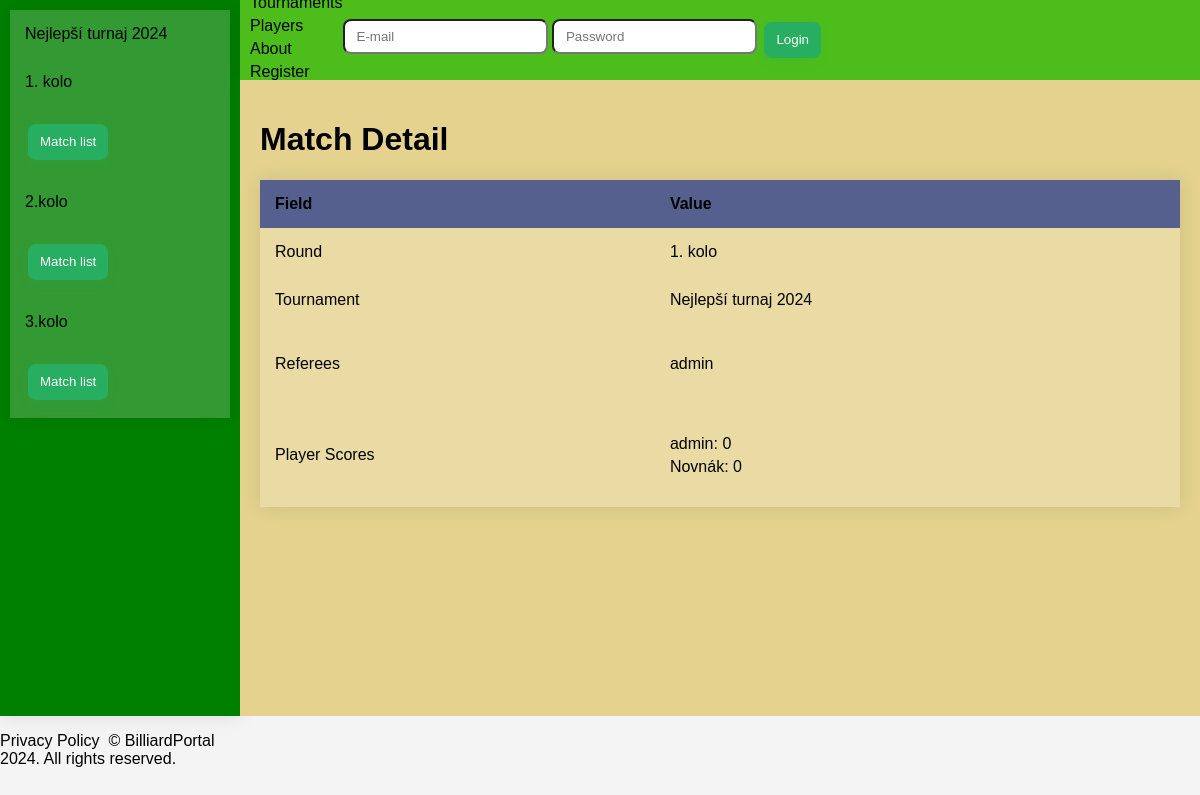
/tournament/1/3/10/, run on the app's committed database.
### tournaments/models.py (models this page shows, shortened)
class Tournament(models.Model):
    name = models.CharField(max_length=255)
    start_date = models.DateTimeField()
    end_date = models.DateTimeField()
    attachment = models.FileField(upload_to='attachments/', blank=True, null=True)
    organizers = models.ManyToManyField(Player, related_name='organized_tournaments')
    players = models.ManyToManyField(Player, related_name='participating_tournaments')

class Round(models.Model):
    name = models.CharField(max_length=255)
    attachment = models.FileField(upload_to='attachments/', blank=True, null=True)
    tournament = models.ForeignKey(Tournament, related_name='rounds', on_delete=models.CASCADE)

class Match(models.Model):
    round = models.ForeignKey(Round, related_name='matches', on_delete=models.CASCADE)
    referee = models.ManyToManyField(Player, related_name='refereed_matches')

class PlayerScore(models.Model):
    match = models.ForeignKey(Match, related_name='match_players', on_delete=models.CASCADE)
    player = models.ForeignKey(Player, related_name='player_matches', on_delete=models.CASCADE)
    score = models.IntegerField(default=0, null=False)
    class Meta:
        constraints = [
            models.UniqueConstraint(fields=['match', 'player'], name='unique_match_player')
        ]

### core/models.py (models this page shows)
class Player(AbstractUser):
    email = models.EmailField(('email address'), unique=True)
    USERNAME_FIELD = 'email'
    REQUIRED_FIELDS = ['username']

### tournaments/views.py (the view)
# urls.py: path('<int:tournament_pk>/<int:round_pk>/<int:match_pk>/', MatchDetailView.as_view(template_name="./tournament/match_detail.html"), name='match_detail'),
class MatchDetailView(ContextMixin, DetailView):
    model = Match
    context_object_name = 'match'
    def get_object(self):
        return Match.objects.get(pk=self.kwargs['match_pk'])

### templates/tournament/match_detail.html
{% extends "base.html" %}
{% block main_space %}
<h1>Match Detail</h1>
<table>
    <thead>
        <tr>
            <th class="l">Field</th>
            <th class="r">Value</th>
        </tr>
    </thead>
    <tbody>
        <tr>
            <td class="l">Round</td>
            <td class="r">{{ match.round.name }}</td>
        </tr>
        <tr>
            <td class="l">Tournament</td>
            <td class="r">{{ match.round.tournament.name }}</td>
        </tr>
        <tr>
            <td class="l">Referees</td>
            <td class="r">
                {% if match.referee.exists %}
                    <ul>
                        {% for referee in match.referee.all %}
                            <li>{{ referee.username }}</li>
                        {% endfor %}
                    </ul>
                {% else %}
                    No referees assigned
                {% endif %}
            </td>
        </tr>
        <tr>
            <td class="l">Player Scores</td>
            <td class="r">
                <ul>
                    {% for score in playerscores %}
                        <li>{{ score.player.username }}: {{ score.score }}</li>
                    {% endfor %}
                </ul>
            </td>
        </tr>
    </tbody>
</table>
{% endblock main_space %}

### templates/sidebar.html (shortened to what this page needs)
{% if 'update' in request.path %}
    {% url 'tournament_update' tournament.id as tournament_url %}
{% else %}
    {% url 'tournament_detail' tournament.id as tournament_url %}
{% endif %}
<nav>
    {% if tournament %}
    <table>
        <tbody>
            <tr>
                <td colspan="2"><a href="{{ tournament_url }}">{{ tournament.name }}</a></td>
            </tr>
            {% for round_item in rounds %}
                {% if 'update' in request.path %}
                    {% url 'roundmatch_update' tournament.id round_item.id as round_url %}
                {% else %}
                    {% url 'round_detail' tournament.id round_item.id as round_url %}
                {% endif %}
                <tr>
                    <td colspan="2"><a href="{{ round_url }}">{{ round_item.name }}</a></td>
                </tr>
                <tr>
                    <td><a href="{% url 'match_list' tournament.id round_item.id %}"><button class="button-68" type="button">Match list</button></a></td>
                </tr>
            {% endfor %}
        </tbody>
    </table>
    {% endif %}
</nav>

### static/style.css (style rules this page uses)
body { height: 98vh; display: grid; grid-template-columns: 20vw 1fr; grid-template-rows: 10vh 1fr; font-family: Arial, sans-serif; margin: 0; background-color: #f4f4f4; }
a { color: black; text-decoration: none; }
ul { list-style-type: none; padding: 0; }
li { margin-bottom: 5px; }
table { width: 100%; border-collapse: collapse; overflow: hidden; box-shadow: 0 0 20px rgba(0, 0, 0, 0.1); margin-bottom: 20px; }
th, td { padding: 15px; background-color: rgba(255, 255, 255, 0.2); }
th { text-align: left; }
thead th { background-color: #55608f; }
tbody td { position: relative; }
button { appearance: none; backface-visibility: hidden; background-color: #27ae60; border-radius: 8px; border-style: none; box-shadow: rgba(39, 174, 96, .15) 0 4px 9px; box-sizing: border-box; color: #fff; cursor: pointer; display: inline-block; letter-spacing: normal; line-height: 1.5; outline: none; overflow: hidden; padding: 1vh 1vw; margin: 3px; position: relative; text-align: center; text-decoration: none; transform: translate3d(0, 0, 0); transition: all .3s; user-select: none; -webkit-user-select: none; touch-action: manipulation; vertical-align: top; white-space: nowrap; }

### data on the page
Tournament: name "Nejlepší turnaj 2024"
Round: name "1. kolo"
Round: name "2.kolo"
Round: name "3.kolo"
Match: round.name "1. kolo", round.tournament.name "Nejlepší turnaj 2024"
Player: username "admin"
PlayerScore: player.username "admin", score "0"
PlayerScore: player.username "Novnák", score "0"
